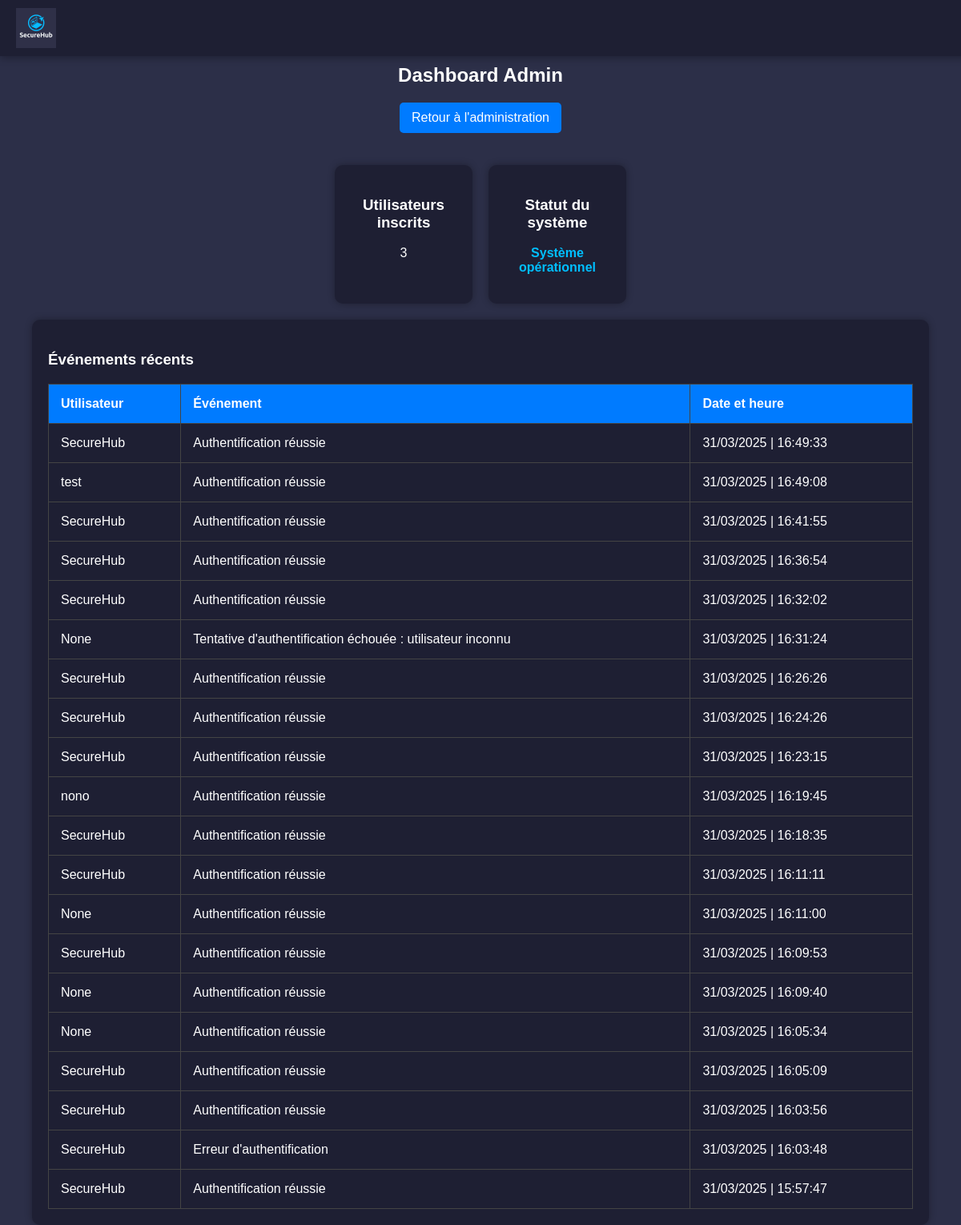
The app's page /admin/dashboard (signed in), older data.
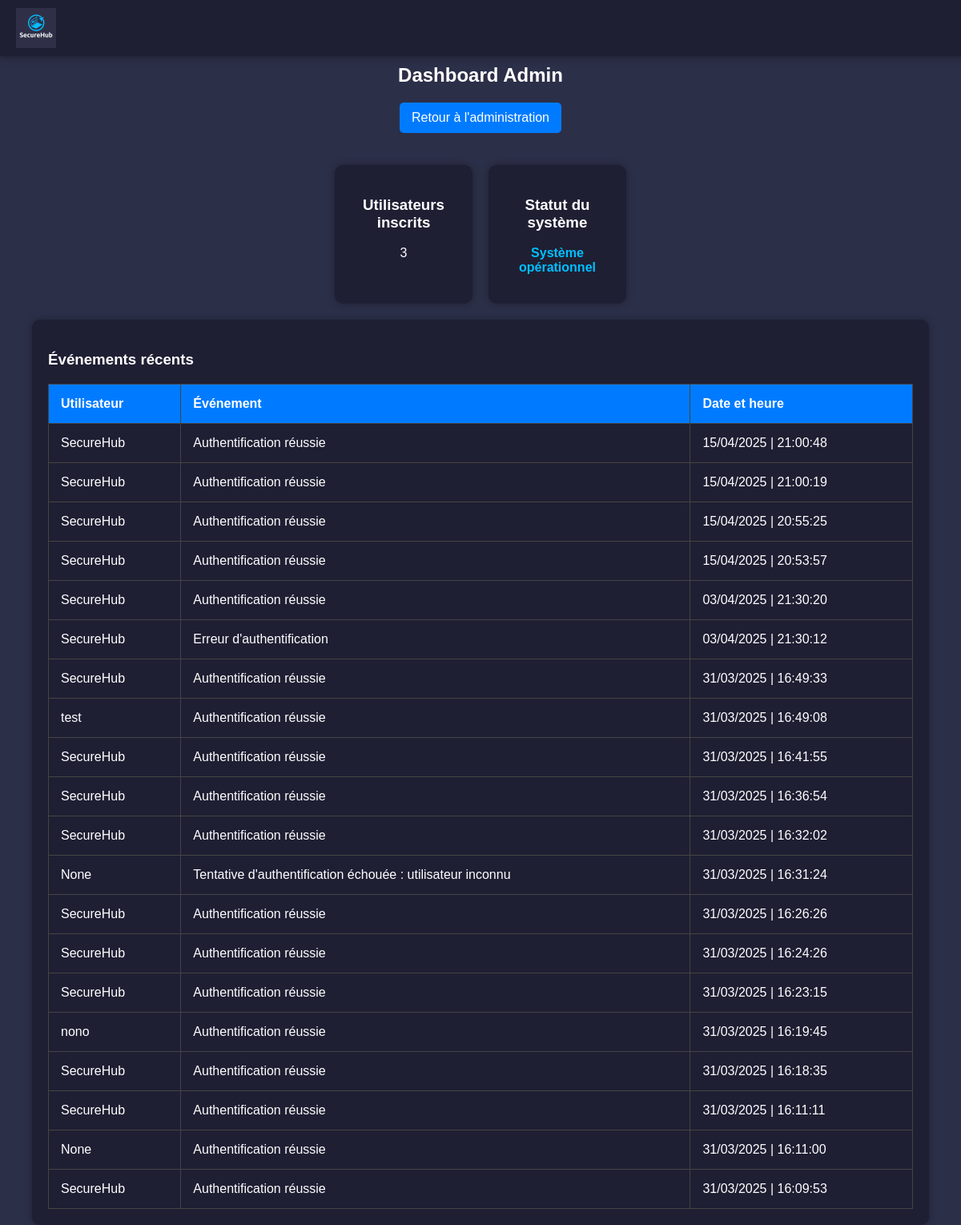
The same page, newer data.
### tables this page shows
CREATE TABLE events (
        id INTEGER PRIMARY KEY,
        user_id INTEGER,
        event TEXT,
        timestamp TIMESTAMP DEFAULT (DATETIME('now', 'localtime')),
        FOREIGN KEY(user_id) REFERENCES users(id)
    );

CREATE TABLE users (
        id INTEGER PRIMARY KEY, 
        name VARCHAR(255) NOT NULL UNIQUE,
        fullname VARCHAR(255) NOT NULL,
        password VARCHAR(255) NOT NULL,
        role VARCHAR(50) NOT NULL DEFAULT 'user',
        is_password_changed BOOLEAN NOT NULL DEFAULT 0
    );

### Backend/app.py (the view)
@app.route('/admin/dashboard')
def dashboard():
    if 'role' not in session or session['role'] != 'admin':
        flash("Accès interdit.", 'error')
        return redirect(url_for('login'))
    users_count = get_all_users_count()
    system_status = check_system_status()
    recent_events = get_recent_events()
    return render_template('admin_dashboard.html', users_count=users_count, system_status=system_status, recent_events=recent_events)

### Backend/database.py (called while the page is built)
def get_all_users_count():
    with db.connect() as conn:
        result = conn.execute(text("SELECT COUNT(*) FROM users"))
        return result.scalar()  # Renvoie le nombre d'utilisateurs

def check_system_status():
    try:
        with db.connect() as conn:
            conn.execute(text("SELECT 1"))
        return "Système opérationnel"
    except Exception as e:
        return f"Erreur : {str(e)}"

def get_recent_events():
    with db.connect() as conn:
        result = conn.execute(text("SELECT events.event, strftime('%d/%m/%Y | %H:%M:%S', events.timestamp) AS formatted_timestamp, users.name AS user_name FROM events LEFT JOIN users ON events.user_id = users.id ORDER BY events.timestamp DESC LIMIT 20;")).fetchall()
        return [dict(row) for row in result]

### Frontend/templates/admin_dashboard.html (shortened to what this page needs)
<!DOCTYPE html>
<html lang="fr">
<head>
    <link rel="stylesheet" href="/static/css/styles_dashboard.css">
</head>
<body>
    <header>
        <img src="/static/img/SecureHub.png" alt="Logo SecureHub" class="logo">
    </header>
    <h2>Dashboard Admin</h2>
    <a href="/admin" class="btn-back">Retour à l'administration</a>
    <div class="dashboard">
        <div class="dashboard-item">
            <h3>Utilisateurs inscrits</h3>
            <p>{{ users_count }}</p>
        </div>
        <div class="dashboard-item">
            <h3>Statut du système</h3>
            <p class="status">{{ system_status }}</p>
        </div>
    </div>
    <div class="recent-events">
        <h3>Événements récents</h3>
        <table>
            <thead>
                <tr>
                    <th>Utilisateur</th>
                    <th>Événement</th>
                    <th>Date et heure</th>
                </tr>
            </thead>
            <tbody>
                {% for event in recent_events %}
                    <tr>
                        <td>{{ event['user_name'] }}</td>
                        <td>{{ event['event'] }}</td>
                        <td>{{ event['formatted_timestamp'] }}</td>
                    </tr>
                {% endfor %}
            </tbody>
        </table>
    </div>
</body>
</html>

### Frontend/static/css/styles_dashboard.css (style rules this page uses)
body { font-family: Arial, sans-serif; background-color: #2c2f48; color: white; display: flex; flex-direction: column; align-items: center; height: 100vh; margin: 0; padding-top: 60px; }
header { position: fixed; top: 0; left: 0; width: 100%; background-color: #1e1f33; padding: 10px 20px; display: flex; align-items: center; box-shadow: 0 2px 10px rgba(0, 0, 0, 0.3); }
.logo { width: 50px; height: auto; }
h2 { margin-top: 20px; }
.dashboard { display: flex; flex-wrap: wrap; gap: 20px; justify-content: center; margin-top: 20px; }
.dashboard-item { background-color: #1e1f33; border-radius: 10px; padding: 20px; width: 30%; text-align: center; box-shadow: 0 0 10px rgba(0, 0, 0, 0.3); }
.status { font-weight: bold; color: #00bfff; }
.recent-events { width: 90%; margin-top: 20px; background-color: #1e1f33; border-radius: 10px; padding: 20px; box-shadow: 0 0 10px rgba(0, 0, 0, 0.3); }
table { width: 100%; border-collapse: collapse; margin-top: 10px; }
table, th, td { border: 1px solid #444; }
th, td { padding: 15px; text-align: left; }
th { background-color: #007bff; color: white; }
.btn-back { text-decoration: none; padding: 10px 15px; background-color: #007bff; color: white; border-radius: 5px; display: inline-block; margin-bottom: 20px; transition: background 0.3s; }

Row changes from the older to the newer data that the page shows:
no longer on this page (row unchanged): events: user_name "None", event "Authentification réussie", formatted_timestamp "31/03/2025 | 16:09:40"
no longer on this page (row unchanged): events: user_name "None", event "Authentification réussie", formatted_timestamp "31/03/2025 | 16:05:34"
no longer on this page (row unchanged): events: user_name "SecureHub", event "Authentification réussie", formatted_timestamp "31/03/2025 | 16:05:09"
no longer on this page (row unchanged): events: user_name "SecureHub", event "Authentification réussie", formatted_timestamp "31/03/2025 | 16:03:56"
no longer on this page (row unchanged): events: user_name "SecureHub", event "Erreur d'authentification", formatted_timestamp "31/03/2025 | 16:03:48"
no longer on this page (row unchanged): events: user_name "SecureHub", event "Authentification réussie", formatted_timestamp "31/03/2025 | 15:57:47"
added events: user_name "SecureHub", event "Authentification réussie", formatted_timestamp "15/04/2025 | 21:00:48"
added events: user_name "SecureHub", event "Authentification réussie", formatted_timestamp "15/04/2025 | 21:00:19"
added events: user_name "SecureHub", event "Authentification réussie", formatted_timestamp "15/04/2025 | 20:55:25"
added events: user_name "SecureHub", event "Authentification réussie", formatted_timestamp "15/04/2025 | 20:53:57"
added events: user_name "SecureHub", event "Authentification réussie", formatted_timestamp "03/04/2025 | 21:30:20"
added events: user_name "SecureHub", event "Erreur d'authentification", formatted_timestamp "03/04/2025 | 21:30:12"
